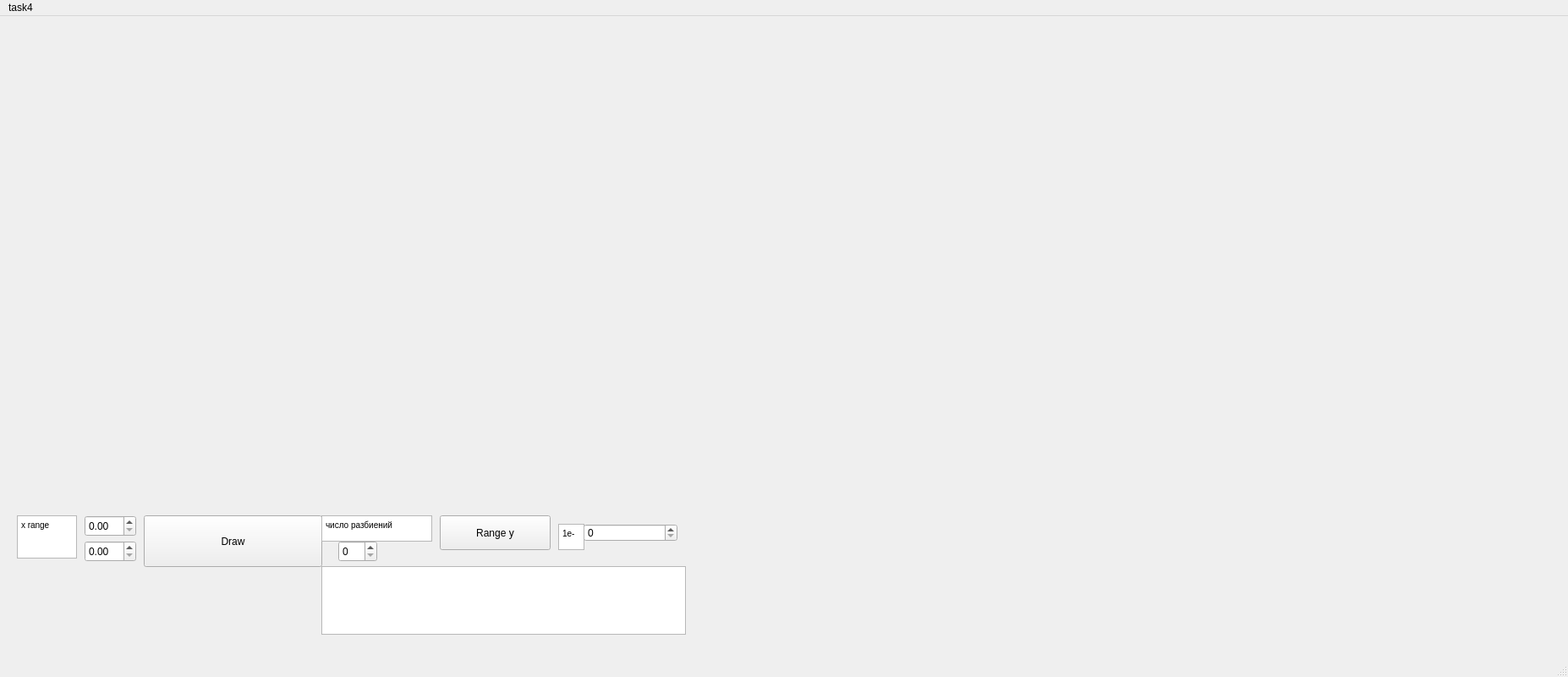
<?xml version="1.0" encoding="UTF-8"?>
<ui version="4.0">
 <class>Task4</class>
 <widget class="QMainWindow" name="Task4">
  <property name="geometry">
   <rect>
    <x>0</x>
    <y>0</y>
    <width>1854</width>
    <height>800</height>
   </rect>
  </property>
  <property name="windowTitle">
   <string>Task2</string>
  </property>
  <widget class="QWidget" name="centralwidget">
   <widget class="QCustomPlot" name="graphWidget" native="true">
    <property name="geometry">
     <rect>
      <x>10</x>
      <y>10</y>
      <width>811</width>
      <height>571</height>
     </rect>
    </property>
   </widget>
   <widget class="QPushButton" name="pushButton">
    <property name="geometry">
     <rect>
      <x>170</x>
      <y>590</y>
      <width>211</width>
      <height>61</height>
     </rect>
    </property>
    <property name="text">
     <string>Draw</string>
    </property>
   </widget>
   <widget class="QDoubleSpinBox" name="doubleSpinBoxMin">
    <property name="geometry">
     <rect>
      <x>100</x>
      <y>590</y>
      <width>61</width>
      <height>25</height>
     </rect>
    </property>
   </widget>
   <widget class="QDoubleSpinBox" name="doubleSpinBoxMax">
    <property name="geometry">
     <rect>
      <x>100</x>
      <y>620</y>
      <width>61</width>
      <height>25</height>
     </rect>
    </property>
   </widget>
   <widget class="QTextEdit" name="textEdit">
    <property name="geometry">
     <rect>
      <x>20</x>
      <y>590</y>
      <width>71</width>
      <height>51</height>
     </rect>
    </property>
    <property name="html">
     <string>&lt;!DOCTYPE HTML PUBLIC &quot;-//W3C//DTD HTML 4.0//EN&quot; &quot;http://www.w3.org/TR/REC-html40/strict.dtd&quot;&gt;
&lt;html&gt;&lt;head&gt;&lt;meta name=&quot;qrichtext&quot; content=&quot;1&quot; /&gt;&lt;style type=&quot;text/css&quot;&gt;
p, li { white-space: pre-wrap; }
&lt;/style&gt;&lt;/head&gt;&lt;body style=&quot; font-family:'MS Shell Dlg 2'; font-size:7.8pt; font-weight:400; font-style:normal;&quot;&gt;
&lt;p style=&quot; margin-top:0px; margin-bottom:0px; margin-left:0px; margin-right:0px; -qt-block-indent:0; text-indent:0px;&quot;&gt;x range&lt;/p&gt;&lt;/body&gt;&lt;/html&gt;</string>
    </property>
   </widget>
   <widget class="QTextEdit" name="textEdit_3">
    <property name="geometry">
     <rect>
      <x>380</x>
      <y>590</y>
      <width>131</width>
      <height>31</height>
     </rect>
    </property>
    <property name="html">
     <string>&lt;!DOCTYPE HTML PUBLIC &quot;-//W3C//DTD HTML 4.0//EN&quot; &quot;http://www.w3.org/TR/REC-html40/strict.dtd&quot;&gt;
&lt;html&gt;&lt;head&gt;&lt;meta name=&quot;qrichtext&quot; content=&quot;1&quot; /&gt;&lt;style type=&quot;text/css&quot;&gt;
p, li { white-space: pre-wrap; }
&lt;/style&gt;&lt;/head&gt;&lt;body style=&quot; font-family:'MS Shell Dlg 2'; font-size:7.8pt; font-weight:400; font-style:normal;&quot;&gt;
&lt;p style=&quot; margin-top:0px; margin-bottom:0px; margin-left:0px; margin-right:0px; -qt-block-indent:0; text-indent:0px;&quot;&gt;число разбиений&lt;/p&gt;&lt;/body&gt;&lt;/html&gt;</string>
    </property>
   </widget>
   <widget class="QSpinBox" name="spinBox">
    <property name="geometry">
     <rect>
      <x>400</x>
      <y>620</y>
      <width>46</width>
      <height>25</height>
     </rect>
    </property>
   </widget>
   <widget class="QPushButton" name="pushButton_3">
    <property name="geometry">
     <rect>
      <x>520</x>
      <y>590</y>
      <width>131</width>
      <height>41</height>
     </rect>
    </property>
    <property name="text">
     <string>Range y</string>
    </property>
   </widget>
   <widget class="QSpinBox" name="spinBox_p">
    <property name="geometry">
     <rect>
      <x>690</x>
      <y>600</y>
      <width>111</width>
      <height>21</height>
     </rect>
    </property>
   </widget>
   <widget class="QTextEdit" name="textEdit_4">
    <property name="geometry">
     <rect>
      <x>660</x>
      <y>600</y>
      <width>31</width>
      <height>31</height>
     </rect>
    </property>
    <property name="html">
     <string>&lt;!DOCTYPE HTML PUBLIC &quot;-//W3C//DTD HTML 4.0//EN&quot; &quot;http://www.w3.org/TR/REC-html40/strict.dtd&quot;&gt;
&lt;html&gt;&lt;head&gt;&lt;meta name=&quot;qrichtext&quot; content=&quot;1&quot; /&gt;&lt;style type=&quot;text/css&quot;&gt;
p, li { white-space: pre-wrap; }
&lt;/style&gt;&lt;/head&gt;&lt;body style=&quot; font-family:'MS Shell Dlg 2'; font-size:7.8pt; font-weight:400; font-style:normal;&quot;&gt;
&lt;p style=&quot; margin-top:0px; margin-bottom:0px; margin-left:0px; margin-right:0px; -qt-block-indent:0; text-indent:0px;&quot;&gt;1e-&lt;/p&gt;&lt;/body&gt;&lt;/html&gt;</string>
    </property>
   </widget>
   <widget class="QCustomPlot" name="graphWidget_2" native="true">
    <property name="geometry">
     <rect>
      <x>860</x>
      <y>10</y>
      <width>901</width>
      <height>361</height>
     </rect>
    </property>
   </widget>
   <widget class="QTextBrowser" name="textBrowser">
    <property name="geometry">
     <rect>
      <x>380</x>
      <y>650</y>
      <width>431</width>
      <height>81</height>
     </rect>
    </property>
   </widget>
   <widget class="QCustomPlot" name="graphWidget_3" native="true">
    <property name="geometry">
     <rect>
      <x>860</x>
      <y>380</y>
      <width>901</width>
      <height>351</height>
     </rect>
    </property>
   </widget>
  </widget>
  <widget class="QMenuBar" name="menubar">
   <property name="geometry">
    <rect>
     <x>0</x>
     <y>0</y>
     <width>1854</width>
     <height>25</height>
    </rect>
   </property>
   <widget class="QMenu" name="menutask4">
    <property name="title">
     <string>task4</string>
    </property>
   </widget>
   <addaction name="menutask4"/>
  </widget>
  <widget class="QStatusBar" name="statusbar"/>
 </widget>
 <customwidgets>
  <customwidget>
   <class>QCustomPlot</class>
   <extends>QWidget</extends>
   <header location="global">qcustomplot.h</header>
   <container>1</container>
  </customwidget>
 </customwidgets>
 <resources/>
 <connections/>
</ui>
